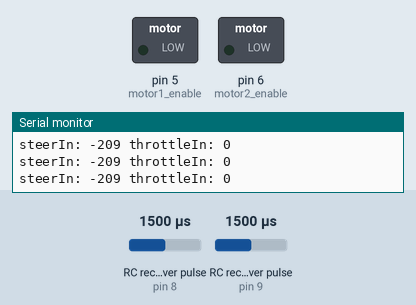
Simulated run of this sketch. Board: Arduino Uno, built with avr-gcc and run on an emulated ATmega328P. Parts: switched loads named in the sketch (green lamp = pin HIGH), the last lines printed to the serial monitor. Wiring (inferred from the names in the program): 2 × RC receiver channel: data pin 8 / data pin 9. The inputs (shaded band) are chosen by the test bench; at power-on: RC receiver pulse (sensors on pin 8, pin 9) 1500 µs.

Above: at 1.2 s.
1.3 s: RC receiver pulse (sensor on pin 8) set to 1374 µs
4.3 s: RC receiver pulse (sensor on pin 8) set to 1351 µs
At 5.5 s:
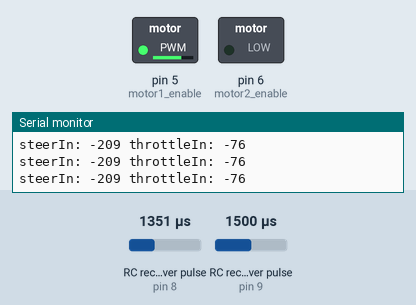
5.8 s: RC receiver pulse (sensor on pin 8) set to 1020 µs
At 6.1 s:
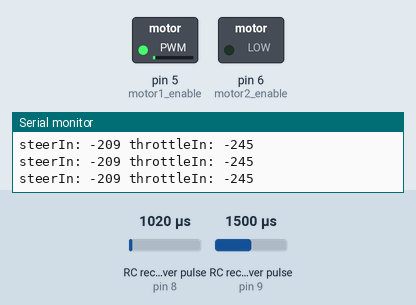
7.3 s: RC receiver pulse (sensor on pin 8) set to 1750 µs
At 8.5 s:
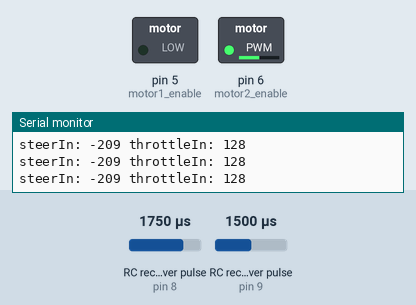
8.8 s: RC receiver pulse (sensor on pin 9) set to 1921 µs
11.8 s: RC receiver pulse (sensor on pin 9) set to 1947 µs
At 12.7 s:
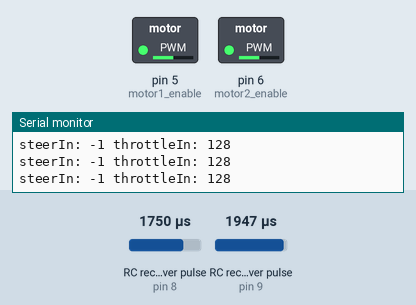
Timing chart, 0 to 14.3 s (numbered marks = the images above; inputs shaded):
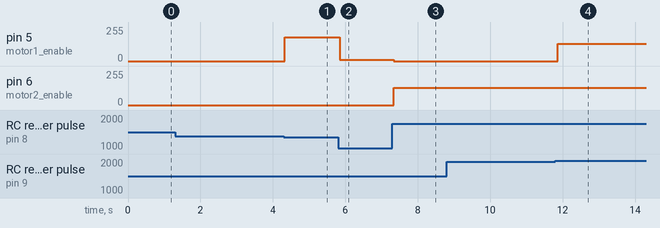

The sketch:

Arduino_RC_Input.ino
```cpp
#define steeringInput 9
#define throttleInput 8

#define FORWARD 1
#define BACKWARD 0

#define motor1_enable 5

#define motor1_pin1 2
#define motor1_pin2 3


#define motor2_enable 6

#define motor2_pin1 10
#define motor2_pin2 11

unsigned long steerRaw;
unsigned long throttleRaw;

int throttleIn = 0;
int steerIn = 0;

int motor1_output = 0;
int motor2_output = 0;

//made two buffers so drive and steering can be adjusted individually
int drive_buffer = 70;
int steer_buffer = 15;

void setup()
{

  Serial.begin(9600);
}
void getInputs() { //changed "steerIn" thresholds to 1400 and 2500, and "throttleIn" thresholds to 1100 and 2300.
  steerRaw = pulseIn(steeringInput, HIGH); //read pulse and assign its value to steerRaw
  throttleRaw = pulseIn(throttleInput, HIGH); //read pulse and assign its value to throttleRaw

  steerIn = constrain(map(steerRaw, 1400, 2500, -255, 255), -255, 255); //returns map if between -255 and 255
  throttleIn = constrain(map(throttleRaw, 1000, 2000, -255, 255), -255, 255); //returns map value if between -255 and 255
}

void setDirection(int direction) {

  if(direction == FORWARD) {
    digitalWrite(motor1_pin1, HIGH);
    digitalWrite(motor1_pin2, LOW);

    digitalWrite(motor2_pin1, LOW);
    digitalWrite(motor2_pin2, HIGH);
  } else {
    digitalWrite(motor1_pin1, LOW);
    digitalWrite(motor1_pin2, HIGH);

    digitalWrite(motor2_pin1, HIGH);
    digitalWrite(motor2_pin2, LOW);
  }
}

void loop() {
  getInputs();


  if(throttleIn>=drive_buffer) {
    setDirection(FORWARD);
    motor1_output = throttleIn;
    motor2_output = throttleIn;

    if(steerIn >= steer_buffer) {
     motor2_output = motor2_output - throttleIn;
    } else if(steerIn <= -10) {
     motor1_output = motor1_output - throttleIn;
    }
  } else if(throttleIn <= -drive_buffer) {
   setDirection(BACKWARD);
    motor1_output = throttleIn;
    motor2_output = throttleIn;

    if(steerIn >= steer_buffer) {
     motor1_output = motor1_output - throttleIn;
    } else if(steerIn <= -10) {
     motor2_output = motor2_output - throttleIn;
  } else {
    motor1_output = motor2_output = 0;
  }
  }
  analogWrite(motor1_enable, motor1_output);
  analogWrite(motor2_enable, motor2_output);


// DEBUG Section: Changed both variables to print on one line for easier reading of the stream.
Serial.print("steerIn: ");
Serial.print(steerIn);
Serial.print(" throttleIn: ");
Serial.println(throttleIn);

//Serial.print("steerRaw: ");
//Serial.print(steerRaw);
//Serial.print("  throttleRaw: ");
//Serial.println(throttleRaw);

//  delay(500);
}
```

Measured:
- the behaviour switches between 1364 and 1363 µs on RC receiver pulse (sensor on pin 8) (found by bisection; images 0 and 1)
- the behaviour switches between 1929 and 1930 µs on RC receiver pulse (sensor on pin 9) (found by bisection; images 3 and 4)
- after the input at 4.3 s, pin 5 (motor1_enable): 0/255 → 180/255 at once
- after the input at 5.8 s, pin 5 (motor1_enable): 180/255 → 11/255 at once
- after the input at 7.3 s, pin 5 (motor1_enable): 11/255 → 0/255 at once; pin 6 (motor2_enable): 0/255 → 128/255 at once
- after the input at 11.8 s, pin 5 (motor1_enable): 0/255 → 128/255 after 0.06 s
